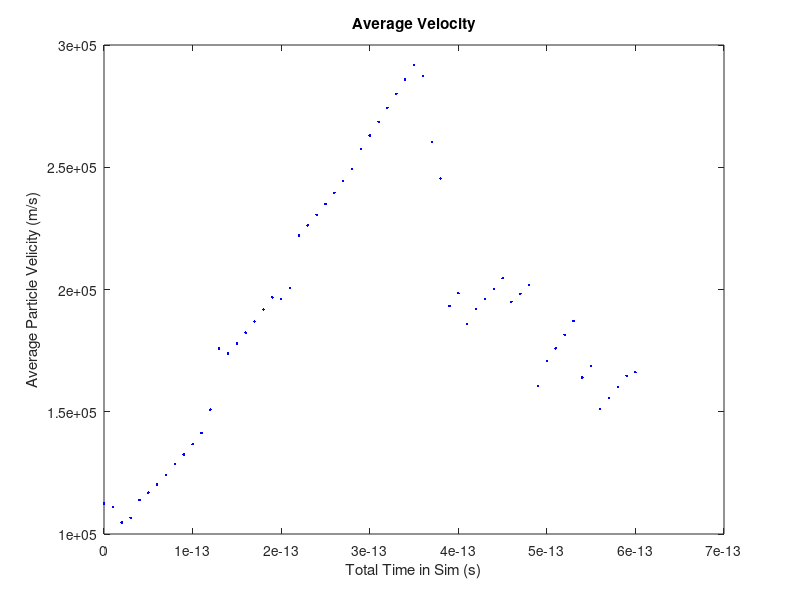
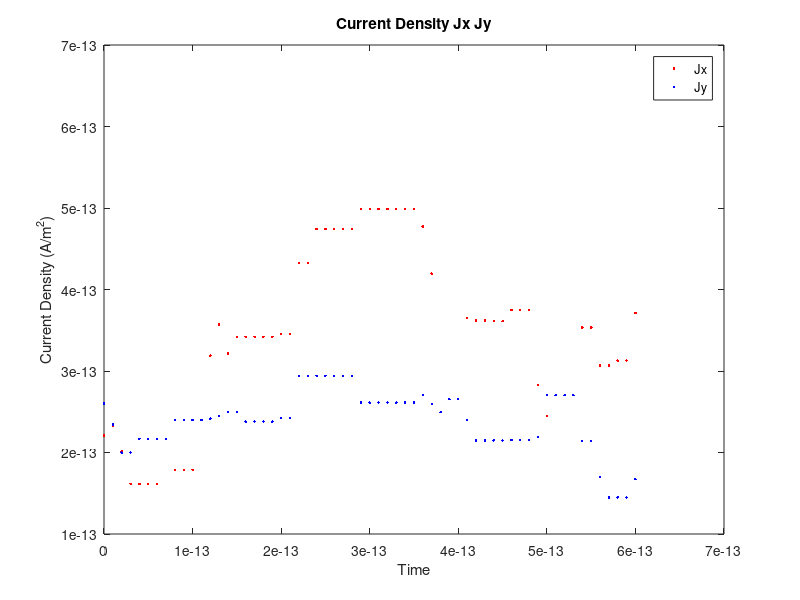
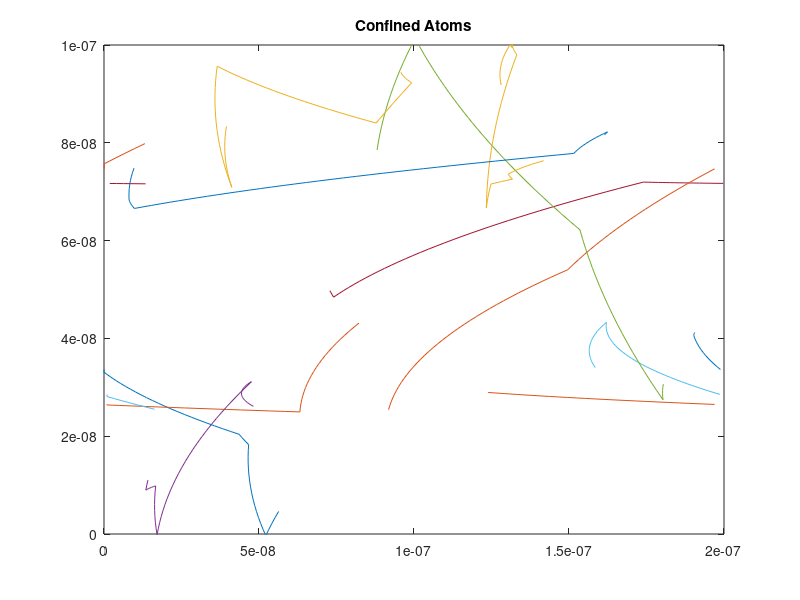
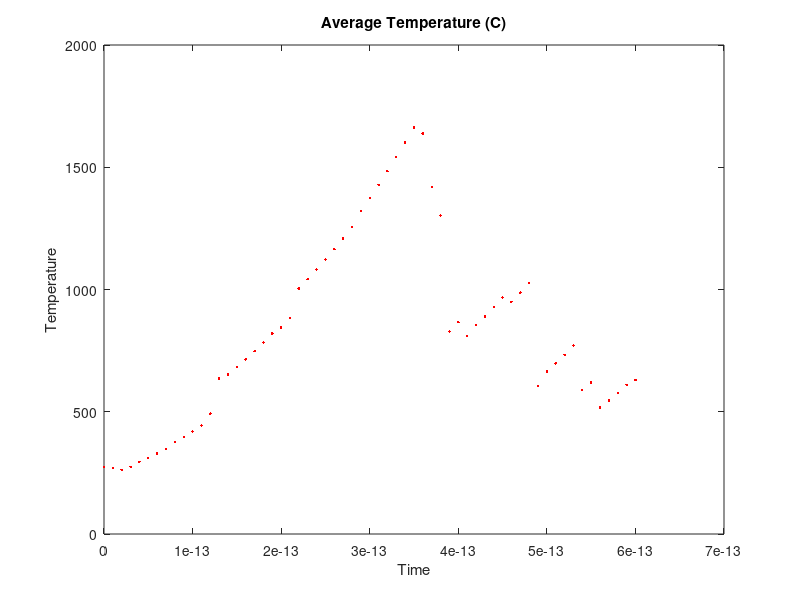

Write MATLAB code to recreate these figures, in order.
clc
clear

% Part 1
NumElec = 10;
q = 1.602E-19;
mo = 9.11e-31;
mn = 0.26*mo;
kb = 1.381e-23;
T = 300;
Pscat = 1-exp(-1e-14/0.2e-12);
Vx = 0.8;
Vy = 0;
Efieldx = Vx/2E-7; %E=v/m
Forcex = Efieldx*q;
Efieldy = Vy/1E-7; %E=v/m
Forcey = Efieldy*q;
Vavg = 0;


%Acceleration Due to Efield
accelx = Forcex/mo;
accely = Forcey/mo;

%Initialise the particles
initialX = 200e-9*rand(NumElec,1);
initialY = 100e-9*rand(NumElec,1);
axis ([0 200e-9 0 100e-9])

%Initialise angles
angleRad = 2*pi*rand(NumElec,1);

%Set velocity
vth = sqrt((kb*T)/mn);

%Maxwell Boltzman Inital Velocity
MD1 = randn(NumElec,1).*(vth/sqrt(2));
MD2 = randn(NumElec,1).*(vth/sqrt(2));
MaxwellBoltzman = sqrt((MD1).^2+(MD2).^2);
initialRV = MaxwellBoltzman;

% figure(1)
% velocity = histogram(initialRV,20);

scat = 0;


velocityX = initialRV.*cos(angleRad);
velocityY = initialRV.*sin(angleRad);

newX = initialX + velocityX*1e-14;
newY = initialY + velocityY*1e-14;



for time = 0:1e-14:6e-13
   
    
    %Check for Scatter
    Escat = rand(NumElec,1) < Pscat;
    NoScat = ~Escat;
%      if newX(Escat) > 0
        %Rethermalize
        MD1 = randn(NumElec,1).*(vth/sqrt(2));
        MD2 = randn(NumElec,1).*(vth/sqrt(2));
        MaxwellBoltzman = sqrt((MD1).^2+(MD2).^2);
        initialRV = MaxwellBoltzman;

        %Find New Velocities
%         voldX = velocityx;
%         vnewX = (accel)*1E-14 + voldX;
        angleRad = 2*pi*rand(NumElec,1);
        velocityX(Escat) = initialRV(Escat).*cos(angleRad(Escat)) + (accelx*1E-14);
        velocityY(Escat) = initialRV(Escat).*sin(angleRad(Escat)) + (accely*1E-14);
        
         %Find new positions
         newX(Escat) = initialX(Escat) + velocityX(Escat)*1e-14;
         newY(Escat) = initialY(Escat) + velocityY(Escat)*1e-14;
        
%         figure(1)
%         velocity = histogram(initialRV,25);

        %Mean Free Path/Time Between Collisions
%         Vavgold = Vavg;
%         scat = scat+ sum(Escat);
%         tauMN = (time*NumElec)/scat;
%         Vavg = mean(sqrt((velocityX.^2) + (velocityY.^2)));
%        
%         MFP = tauMN*Vavg;
        

%  
%         figure(2)
%         subplot(2,1,1)
%         title('Mean Free Time')
%         xlabel('Total Time in Sim (s)')
%         ylabel('Mean Free Time (s)')
%         plot(time, tauMN, 'b.')
%         hold on
%         
%         figure(2)
%         subplot(2,1,2)
%         xlabel('Total Time in Sim (s)')
%         ylabel('Mean Free Path (m)')
%         title('Mean Free Path')
%         plot(time, MFP, 'g.')
%         hold on
        
%      else
       
        velocityX(NoScat) = velocityX(NoScat) + accelx*1e-14;
        velocityY(NoScat) = velocityY(NoScat) + accely*1e-14;
         %Find new positions
         newX(NoScat) = initialX(NoScat) + velocityX(NoScat)*1e-14 ;%+ (accelx*(1E-14^2))
         newY(NoScat) = initialY(NoScat) + velocityY(NoScat)*1e-14 ;%+ (accely*(1E-14^2))
        
        Vavgold = Vavg;
        Vavg = mean(sqrt((velocityX.^2) + (velocityY.^2)));
      
         
%      end
     
%      Vavgold = Vavg;
     
    %Track Average Velocity
    figure(1)
    title('Average Velocity')
    xlabel('Total Time in Sim (s)')
    ylabel('Average Particle Velicity (m/s)')
    plot(time, Vavg, 'b.')
%     plot([time-1e-14 time], [Vavgold Vavg], 'b')
    hold on
     
    
    %Find Drift Current Density
    PDCX = velocityX > 0; %find positive velocities
    NDCX = velocityX <= 0;%find negative velocities
    driftCurrentX = (mean(velocityX(PDCX))- mean(velocityX(NDCX)))*q*NumElec*(1e-7*2e-7);%Find average drift velocity and convert to current
    Jx = driftCurrentX/(1e-7*2e-7); %J=I/A
    
    PDCY = velocityY > 0;
    NDCY = velocityY < 0;
    driftElecY = (mean(velocityY(PDCY))- mean(velocityY(NDCY)))*q*NumElec*(1e-7*2e-7);
    Jy = driftElecY/(2e-7*1e-7); 
    
    
    figure(2)
    plot(time, Jx, 'r.', time, Jy, 'b.')
    title('Current Density Jx Jy')
    legend('Jx', 'Jy')
    xlabel('Time')
    ylabel('Current Density (A/m^2)')
    hold on
    
    %Find Average temperature
    Vavg = mean(((velocityX.^2) + (velocityY.^2)));
    T = (mn*Vavg)/(kb);

    
    %Check X boundary conditions
    [NH,IH] = max(newX);
    [NL,IL] = min(newX);
    
    upperX = newX >= 200e-9;
    newX(upperX)= newX(upperX)-200e-9;
    initialX(upperX) = newX(upperX);
    
    lowX = newX <= 0;
    newX(lowX) = newX(lowX)+200e-9;
    initialX(lowX) = newX(lowX);
        
    
    
    %Check Y boundary conditions
    [NumH,IndexH] = max(newY);
    [NumL,IndexL] = min(newY);
    
    upperY = newY >= 100e-9;
    velocityY(upperY)= -velocityY(upperY);
    
    lowY = newY <= 0;
    velocityY(lowY) = -velocityY(lowY);
    
    
   
    
    xp = [initialX newX];
    yp = [initialY newY];
    c =  lines(NumElec);

    figure(3)
    title('Confined Atoms');
    P = plot(xp.', yp.');
    set(P, {'color'}, num2cell(c,2));    
    hold on

    axis ([0 200e-9 0 100e-9])
    
    
    figure(4)
    title('Average Temperature (C)');
    plot(time, T, 'r.')
    xlabel('Time')
    ylabel('Temperature')
    hold on  
  




    initialX = newX;
    initialY = newY;
    
    
    pause(0.001)
    time

end

del = 0.05e-7;
nx = 40;
ny = 20;
ED = zeros(ny,nx);
Temp = zeros(ny,nx);

for i = 1:nx
    for j = 1:ny
        LowerBoxLeftX1 = newX < (i*del);
        LowerBoxLeftX2 = newX > (i*del - del); 
        LowerBoxLeftX = LowerBoxLeftX1>0 & LowerBoxLeftX2>0;      
        
        
        LowerBoxLeftY1 = newY < (j*del);
        LowerBoxLeftY2 = newY > (j*del - del);
        LowerBoxLeftY = LowerBoxLeftY1>0 & LowerBoxLeftY2>0;
        
        particles = LowerBoxLeftX>0 & LowerBoxLeftY>0;
        
        Xvelocity = velocityX(particles);
        Yvelocity = velocityY(particles);

        
        TotalElectrons = LowerBoxLeftX>0 & LowerBoxLeftY>0;
        Vavg = mean((Xvelocity.^2) + (Yvelocity.^2));
        
        
        Temp(j,i) = (mn*Vavg)/(kb);
        ED(j,i) = sum(TotalElectrons);
       
    end
end

x = linspace(0,2e-7,40);
y = linspace(0,1e-7,20);
[X,Y] = meshgrid(x,y);
[Xp,Yp] = meshgrid(newX,newY);

figure(5)
surf(X,Y,ED);
title('Electron Density')
xlabel('X Position')
ylabel('Y Position')

notTemp = isnan(Temp);
Temp(notTemp) = 0;

figure(6)
surf(X,Y,Temp);
title('Temperature Map')
xlabel('X Position')
ylabel('Y Position')

hold off



%End of Part 1
















% 
% % Part 2
% clear
% clc
% 
% NumElec = 200;
% nx = 20;
% ny = 40;
% Vx = 0.8;
% Vy = 0;
% delx = 0.05e-7;
% dely = 0.05e-7;
% Acond = 1;
% Bcond = 10E-2;
% 
% G = sparse(nx*ny,nx*ny);
% Vv = zeros(nx*ny,1);
% V = zeros(nx,ny);
% B = zeros((nx*ny),1);
% 
% x = linspace(0,2e-7,40);
% y = linspace(0,1e-7,20);
% [X,Y] = meshgrid(x,y);
% 
% 
% %Part 2 from assignment 2
% 
% cMap = zeros(nx, ny);
% 
% for j = 1:ny
%     for i = 1:nx
%         cMap(i,j) = Acond;
%         if ((j<((2/3)*ny))&&((j>((1/3)*ny))&&(i<((1/3)*nx))))|| ((j<((2/3)*ny))&&((j>((1/3)*ny))&&(i>((2/3)*nx))))
%             cMap(i,j) = Bcond;
%         end
%     end
% end
% figure(7)
% surf(X,Y,cMap)    
% title('Conduction Map')
% xlabel('ny Value')
% ylabel('nx Value')
% 
% %Initialize Left Boundary Conditions
% for i = 1:nx*ny
%     B(i,1) = 0;
%     B(i,ny) = 0;
% end
%         
% %Set diagonal
% for j = 1:ny
%     for i = 1:nx
%         n = i+(j-1)*nx;
%         %Set the Boundary Nodes
%         if j == 1
%             G(n,:) = 0;
%             G(n,n) = 1; 
% %             B(n,1) = 0;
%             
%         elseif j == ny
%             G(n,:) = 0;
%             G(n,n) = 1;
%             B(n,1) = Vx;
%             
%         elseif i == 1
%             %Mapping
%             nxm = (i)+(j-2)*nx;
%             nxp = (i)+(j)*nx;
%             nyp = (i+1)+(j-1)*nx;
%             G(n,:) = 0;
%             G(n,n) = 1;
%             B(n,1) = 0;
%             
%             rxm = ((cMap(i,j) + cMap(i,j-1))/2);
%             rxp = ((cMap(i,j) + cMap(i,j+1))/2);            
%             ryp = ((cMap(i,j) + cMap(i+1,j))/2);
% 
%             G(n,n) = -(rxp+rxm+ryp);
%             G(n,nxm) = rxm;
%             G(n,nyp) = ryp;
%             G(n,nxp) = rxp;
%             
%         elseif i == nx
%             %Mapping
%             nym = (i-1)+(j-1)*nx;
%             nxp = (i)+(j)*nx;
%             nxm = (i)+(j-2)*nx;
%             G(n,:) = 0;
%             G(n,n) = 1;
%             B(n,1) = 0;
%             
%             rxm = ((cMap(i,j) + cMap(i,j-1))/2);
%             rxp = ((cMap(i,j) + cMap(i,j+1))/2);            
%             rym = ((cMap(i,j) + cMap(i-1,j))/2);
% 
%             G(n,n) = -(rxm+rym+rxp);
%             G(n,nym) = rym;
%             G(n,nxm) = rxm;
%             G(n,nxp) = rxp;            
% 
%         else
%             %Mapping
%             nym = (i-1)+(j-1)*nx;
%             nyp = (i+1)+(j-1)*nx;
%             nxm = (i)+(j-2)*nx;
%             nxp = (i)+(j)*nx;
% 
%             rym = ((cMap(i,j) + cMap(i-1,j))/2);
%             ryp = ((cMap(i,j) + cMap(i+1,j))/2);            
%             rxm = ((cMap(i,j) + cMap(i,j-1))/2);        
%             rxp = ((cMap(i,j) + cMap(i,j+1))/2);       
%       
%    
%             G(n,n) = -(rxm+rxp+rym+ryp);
%             G(n,nym) = rym;
%             G(n,nyp) = ryp;
%             G(n,nxm) = rxm;
%             G(n,nxp) = rxp; 
%             B(n,1) = 0;
%             
% 
% 
%         end
%    
%     end
% end
% 
% Vv = G\B;
% 
% for j = 1:ny
%     for i = 1:nx
%         n = i+(j-1)*nx;
%         V(i,j) = Vv(n,1);
%     end
% end
% 
% figure(8)
% surf(X,Y,V)
% title('V Plot')
% xlabel('ny Value')
% ylabel('nx Value')
% 
% 
% 
% %Gradient of V
% for j = 1:ny
%     for i = 1:nx
%         if j == 1
%             Ex(i,j) = (V(i,j+1)-V(i,j));
%         elseif j == ny
%             Ex(i,j) = (V(i,j)-V(i,j-1));
%         else
%             Ex(i,j) = (V(i,j+1)-V(i,j-1))*0.5;
%         end
%         if i == 1
%             Ey(i,j) = (V(i+1,j)-V(i,j));
%         elseif i == nx
%             Ey(i,j) = (V(i,j)-V(i-1,j));
%         else
%             Ey(i,j) = (V(i+1,j)-V(i-1,j))*0.5;
%         end
%     end
% end
% 
% Ex = -Ex;
% Ey = -Ey;
% % figure(6)
% % surf(X,Y,Ex)
% % title('Ex Field')
% % xlabel('ny Value')
% % ylabel('nx Value')
% 
% % figure(7)
% % surf(X,Y,Ey)
% % title('Ey Field')
% % xlabel('ny Value')
% % ylabel('nx Value')
% 
% E = sqrt(Ex.^2+Ey.^2);
% figure(9)
% surf(X,Y,E)
% title('Total E Field')
% xlabel('ny Value')
% ylabel('nx Value')
% 
% eflowx = cMap.*Ex;
% eflowy = cMap.*Ey;
% 
% % figure(9)
% % surf(X,Y,eflowx)
% % title('Eflow X')
% % xlabel('ny Value')
% % ylabel('nx Value')
% % 
% % figure(10)
% % surf(X,Y,eflowy)
% % title('Eflow Y')
% % xlabel('ny Value')
% % ylabel('nx Value')
% 
% 
% eflow = sqrt(eflowx.^2 + eflowy.^2);
% 
% % figure(11)
% % surf(X,Y,eflow)
% % title('Eflow Total')
% % xlabel('ny Value')
% % ylabel('nx Value')
% 
% C0 = sum(eflowx(1,:));
% Cnx = sum(eflowx(nx,:));
% Curr = (C0+Cnx)*0.5;
% 
% 
% figure(10)
% quiver(X,Y,Ex,Ey)
% title('2D Vector Plot of Potential Field')
% xlabel('X value')
% ylabel('Y Value')
% axis ([0 200e-9 0 100e-9])
% 
% 
% 
% 
% %Part 2 C)
% 
% clc
% clear
% 
% NumElec = 500;
% q = 1.602E-19;
% mo = 9.11e-31;
% mn = 0.26*mo;
% kb = 1.381e-23;
% T = 300;
% Pscat = 1-exp(-1e-14/0.2e-12);
% Vx = 0.8;
% Vy = 0;
% Efieldx = Vx/2E-7; %E=v/m
% Forcex = Efieldx*q;
% Efieldy = Vy/1E-7; %E=v/m
% Forcey = Efieldy*q;
% Vavg = 0;
% 
% 
% %Acceleration Due to Efield
% accelx = Forcex/mo;
% accely = Forcey/mo;
% 
% %Initialize Bottleneck
% BLX = [0.8e-7 0.8e-7; 0.8e-7 1.2e-7; 1.2e-7 1.2e-7]; 
% BLY = [0 0.4e-7; 0.4e-7 0.4e-7; 0.4e-7 0];
% BHX = [0.8e-7 0.8e-7; 0.8e-7 1.2e-7; 1.2e-7 1.2e-7]; 
% BHY = [1e-7 0.6e-7; 0.6e-7 0.6e-7; 0.6e-7 1e-7];
% 
% %Initialise the particles
% initialX = 200e-9*rand(NumElec,1);
% initialY = 0.2e-7.*rand(NumElec,1) + 0.4e-7;
% axis ([0 200e-9 0 100e-9])
% 
% 
% %Initialise angles
% angleRad = 2*pi*rand(NumElec,1);
% 
% %Set velocity
% vth = sqrt((kb*T)/mn);
% 
% %Maxwell Boltzman Inital Velocity
% MD1 = randn(NumElec,1).*(vth/sqrt(2));
% MD2 = randn(NumElec,1).*(vth/sqrt(2));
% MaxwellBoltzman = sqrt((MD1).^2+(MD2).^2);
% initialRV = MaxwellBoltzman;
% 
% % figure(1)
% % velocity = histogram(initialRV,20);
% 
% scat = 0;
% 
% 
% velocityX = initialRV.*cos(angleRad);
% velocityY = initialRV.*sin(angleRad);
% 
% newX = initialX + velocityX*1e-14;
% newY = initialY + velocityY*1e-14;
% 
% 
% 
% for time = 0:1e-14:1e-12
%    
%     
%     %For Scattered Particles
%     Escat = rand(NumElec,1) < Pscat;
%     NoScat = ~Escat;
% %      if newX(Escat) > 0
%         %Rethermalize
%         MD1 = randn(NumElec,1).*(vth/sqrt(2));
%         MD2 = randn(NumElec,1).*(vth/sqrt(2));
%         MaxwellBoltzman = sqrt((MD1).^2+(MD2).^2);
%         initialRV = MaxwellBoltzman;
% 
%         %Find New Velocities
% %         voldX = velocityx;
% %         vnewX = (accel)*1E-14 + voldX;
%         angleRad = 2*pi*rand(NumElec,1);
%         velocityX(Escat) = initialRV(Escat).*cos(angleRad(Escat)) + (accelx*1E-14);
%         velocityY(Escat) = initialRV(Escat).*sin(angleRad(Escat)) + (accely*1E-14);
%         
%          %Find new positions
%          newX(Escat) = initialX(Escat) + velocityX(Escat)*1e-14;
%          newY(Escat) = initialY(Escat) + velocityY(Escat)*1e-14;
%         
% 
%          
%          
%   %For Non-Scattering Particles
%         velocityX(NoScat) = velocityX(NoScat) + accelx*1e-14;
%         velocityY(NoScat) = velocityY(NoScat) + accely*1e-14;
%          
%         %Find new positions
%          newX(NoScat) = initialX(NoScat) + velocityX(NoScat)*1e-14 ;%+ (accelx*(1E-14^2))
%          newY(NoScat) = initialY(NoScat) + velocityY(NoScat)*1e-14 ;%+ (accely*(1E-14^2))
%         
%         Vavgold = Vavg;
%         Vavg = mean(sqrt((velocityX.^2) + (velocityY.^2)));
%       
%          
% 
%      
%     %Track Average Velocity
%     figure(11)
%     title('Average Velocity')
%     xlabel('Total Time in Sim (s)')
%     ylabel('Average Particle Velicity (m/s)')
%     plot(time, Vavg, 'b.')
% %     plot([time-1e-14 time], [Vavgold Vavg], 'b')
%     hold on
%      
%     
%     %Find Drift Current Density
%     PDCX = velocityX > 0; %find positive velocities
%     NDCX = velocityX <= 0;%find negative velocities
%     driftCurrentX = (mean(velocityX(PDCX))- mean(velocityX(NDCX)))*q*NumElec*(1e-7*2e-7);%Find average drift velocity and convert to current
%     Jx = driftCurrentX/(1e-7*2e-7); %J=I/A
%     
%     PDCY = velocityY > 0;
%     NDCY = velocityY < 0;
%     driftElecY = (mean(velocityY(PDCY))- mean(velocityY(NDCY)))*q*NumElec*(1e-7*2e-7);
%     Jy = driftElecY/(2e-7*1e-7); 
%     
%     
%     figure(12)
%     plot(time, Jx, 'r.', time, Jy, 'b.')
%     title('Current Density Jx Jy')
%     legend('Jx', 'Jy')
%     xlabel('Time')
%     ylabel('Current Density (A/m^2)')
%     hold on
%     
%     %Find Average temperature
%     Vavg = mean(((velocityX.^2) + (velocityY.^2)));
%     T = (mn*Vavg)/(kb);
% 
%     
%     %Check X boundary conditions
%     [NH,IH] = max(newX);
%     [NL,IL] = min(newX);
%     
%     upperX = newX >= 200e-9;
%     newX(upperX)= newX(upperX)-200e-9;
%     initialX(upperX) = newX(upperX);
%     
%     lowX = newX <= 0;
%     newX(lowX) = newX(lowX)+200e-9;
%     initialX(lowX) = newX(lowX);
%         
%     
%     
%     %Check Y boundary conditions
%     [NumH,IndexH] = max(newY);
%     [NumL,IndexL] = min(newY);
%     
%     upperY = newY >= 100e-9;
%     velocityY(upperY)= -velocityY(upperY);
%     
%     lowY = newY <= 0;
%     velocityY(lowY) = -velocityY(lowY);
%     
%     
%     
%     %Check Upper Box Conditions
%     %Left Condition
%     UpperBoxLeftX0 = initialX <= 0.8e-7;
%     UpperBoxLeftX1 = newX >= 0.8e-7; 
%     UpperBoxLeftX = UpperBoxLeftX0>0 & UpperBoxLeftX1>0;
%     
%     UpperBoxLeftY = newY >= 0.6e-7;
%     
%     bouncebackL = UpperBoxLeftX>0 & UpperBoxLeftY>0;
%     velocityX(bouncebackL) = -velocityX(bouncebackL);
%    
%     
%     %Center Condition
%     UpperBoxCenterX1 = newX >= 0.8e-7 ;
%     UpperBoxCenterX2 = newX <= 1.2e-7;
%     UpperBoxCenterX = UpperBoxCenterX1>0 & UpperBoxCenterX2>0;
%     
%     UpperBoxCenterY0 = initialY <= 0.6e-7;
%     UpperBoxCenterY1 = newY >= 0.6e-7;
%     UpperBoxCenterY = UpperBoxCenterY0>0 & UpperBoxCenterY1>0;
%     
%     
%     bouncebackC = UpperBoxCenterX>0 & UpperBoxCenterY>0;
%     velocityY(bouncebackC) = -velocityY(bouncebackC);
%     
%     %Right Condition
%     UpperBoxRightX0 = initialX >= 1.2e-7;
%     UpperBoxRightX1 = newX <= 1.2e-7; 
%     UpperBoxRightX = UpperBoxRightX0>0 & UpperBoxRightX1>0;
%     
%     UpperBoxRightY = newY >= 0.6e-7;
%     
%     bouncebackR = UpperBoxRightX>0 & UpperBoxRightY>0;
%     velocityX(bouncebackR) = -velocityX(bouncebackR);
%       
%     
%     
%     
%     
%     
%     %Check Lower Box Conditions
%     %Left Condition
%     LowerBoxLeftX0 = initialX <= 0.8e-7;
%     LowerBoxLeftX1 = newX >= 0.8e-7; 
% 
%     LowerBoxLeftX = LowerBoxLeftX0>0 & LowerBoxLeftX1>0;
%     LowerBoxLeftY = newY <= 0.4e-7;
%     
%     bouncebackL = LowerBoxLeftX>0 & LowerBoxLeftY>0;
%     velocityX(bouncebackL) = -velocityX(bouncebackL);
%    
%     
%     %Center Condition
%     LowerBoxCenterX1 = newX >= 0.8e-7 ;
%     LowerBoxCenterX2 = newX <= 1.2e-7;
%     LowerBoxCenterX = LowerBoxCenterX1>0 & LowerBoxCenterX2>0;
%     
%     LowerBoxCenterY0 = initialY >= 0.4e-7;
%     LowerBoxCenterY1 = newY <= 0.4e-7;
%     LowerBoxCenterY = LowerBoxCenterY0>0 & LowerBoxCenterY1>0;
%     
%     
%     bouncebackC = LowerBoxCenterX>0 & LowerBoxCenterY>0;
%     velocityY(bouncebackC) = -velocityY(bouncebackC);
%     
%     %Right Condition
%     LowerBoxRightX0 = initialX >= 1.2e-7;
%     LowerBoxRightX1 = newX <= 1.2e-7; 
% 
%     LowerBoxRightX = LowerBoxRightX0>0 & LowerBoxRightX1>0;
%     LowerBoxRightY = newY <= 0.4e-7;
%     
%     bouncebackR = LowerBoxRightX>0 & LowerBoxRightY>0;
%     velocityX(bouncebackR) = -velocityX(bouncebackR);
%     
%     
%     
%     
%    
%     
%     xp = [initialX newX];
%     yp = [initialY newY];
%     c =  lines(NumElec);
% 
%     figure(13)
%     hold on
%     title('Confined Atoms');
%     plot(BLX,BLY,'k',BHX,BHY,'k')
%     P = plot(xp.', yp.');  
%     set(P, {'color'}, num2cell(c,2));    
%     hold on
% 
% 
%     axis ([0 200e-9 0 100e-9])
%     
%     
%     figure(14)
%     title('Average Temperature(K)');
%     plot(time, T, 'r.')
%     xlabel('Time')
%     ylabel('Temperature')
%     hold on  
%   
% 
%     initialX = newX;
%     initialY = newY;
%     
%     
%     pause(0.001)
%     time
% 
% end
% 
% del = 0.05e-7;
% nx = 40;
% ny = 20;
% ED = zeros(ny,nx);
% Temp = zeros(ny,nx);
% 
% for i = 1:nx
%     for j = 1:ny
%         LowerBoxLeftX1 = newX < (i*del);
%         LowerBoxLeftX2 = newX > (i*del - del); 
%         LowerBoxLeftX = LowerBoxLeftX1>0 & LowerBoxLeftX2>0;      
%         
%         
%         LowerBoxLeftY1 = newY < (j*del);
%         LowerBoxLeftY2 = newY > (j*del - del);
%         LowerBoxLeftY = LowerBoxLeftY1>0 & LowerBoxLeftY2>0;
%         
%         particles = LowerBoxLeftX>0 & LowerBoxLeftY>0;
%         
%         Xvelocity = velocityX(particles);
%         Yvelocity = velocityY(particles);
% 
%         
%         TotalElectrons = LowerBoxLeftX>0 & LowerBoxLeftY>0;
%         Vavg = mean((Xvelocity.^2) + (Yvelocity.^2));
%         
%         
%         Temp(j,i) = (mn*Vavg)/(kb);
%         ED(j,i) = sum(TotalElectrons);
%        
%     end
% end
% 
% x = linspace(0,2e-7,40);
% y = linspace(0,1e-7,20);
% [X,Y] = meshgrid(x,y);
% [Xp,Yp] = meshgrid(newX,newY);
% 
% figure(15)
% surf(X,Y,ED);
% title('Electron Density')
% xlabel('X Position')
% ylabel('Y Position')
% 
% notTemp = isnan(Temp);
% Temp(notTemp) = 0;
% 
% figure(16)
% surf(X,Y,Temp);
% title('Temperature Map')
% xlabel('X Position')
% ylabel('Y Position')
% 
% hold off
% % 
% % 
% % 
% % %End of Part 2
% 
% 
% 
% 
% 
% 
% 
% 
% 
% 
% 

% %Part 3
% 
% clear
% clc
% 
% % NumElec = 200;
% nx = 20;
% ny = 40;
% Vx = 0.8;
% Vy = 0;
% delx = 0.05e-7;
% dely = 0.05e-7;
% Acond = 1;
% Bcond = 10E-2;
% oldCurr = 0;
% 
% for m = 1:4
% 
% G = sparse(nx*ny,nx*ny);
% Vv = zeros(nx*ny,1);
% V = zeros(nx,ny);
% B = zeros((nx*ny),1);
% 
% x = linspace(0,2e-7,40);
% y = linspace(0,1e-7,20);
% [X,Y] = meshgrid(x,y);
% 
% 
% %Part 2 from assignment 2
% 
% cMap = zeros(nx, ny);
% 
% for j = 1:ny
%     for i = 1:nx
%         cMap(i,j) = Acond;
%         if ((j<((2/3)*ny))&&((j>((1/3)*ny))&&(i<((m/9)*nx))))|| ((j<((2/3)*ny))&&((j>((1/3)*ny))&&(i>(nx-(m/9)*nx))))
%             cMap(i,j) = Bcond;
%         end
%     end
% end
% figure(17)
% surf(X,Y,cMap)    
% title('Conduction Map')
% xlabel('ny Value')
% ylabel('nx Value')
% 
% %Initialize Left Boundary Conditions
% for i = 1:nx*ny
%     B(i,1) = 0;
%     B(i,ny) = 0;
% end
%         
% %Set diagonal
% for j = 1:ny
%     for i = 1:nx
%         n = i+(j-1)*nx;
%         %Set the Boundary Nodes
%         if j == 1
%             G(n,:) = 0;
%             G(n,n) = 1; 
% %             B(n,1) = 0;
%             
%         elseif j == ny
%             G(n,:) = 0;
%             G(n,n) = 1;
%             B(n,1) = Vx;
%             
%         elseif i == 1
%             %Mapping
%             nxm = (i)+(j-2)*nx;
%             nxp = (i)+(j)*nx;
%             nyp = (i+1)+(j-1)*nx;
%             G(n,:) = 0;
%             G(n,n) = 1;
%             B(n,1) = 0;
%             
%             rxm = ((cMap(i,j) + cMap(i,j-1))/2);
%             rxp = ((cMap(i,j) + cMap(i,j+1))/2);            
%             ryp = ((cMap(i,j) + cMap(i+1,j))/2);
% 
%             G(n,n) = -(rxp+rxm+ryp);
%             G(n,nxm) = rxm;
%             G(n,nyp) = ryp;
%             G(n,nxp) = rxp;
%             
%         elseif i == nx
%             %Mapping
%             nym = (i-1)+(j-1)*nx;
%             nxp = (i)+(j)*nx;
%             nxm = (i)+(j-2)*nx;
%             G(n,:) = 0;
%             G(n,n) = 1;
%             B(n,1) = 0;
%             
%             rxm = ((cMap(i,j) + cMap(i,j-1))/2);
%             rxp = ((cMap(i,j) + cMap(i,j+1))/2);            
%             rym = ((cMap(i,j) + cMap(i-1,j))/2);
% 
%             G(n,n) = -(rxm+rym+rxp);
%             G(n,nym) = rym;
%             G(n,nxm) = rxm;
%             G(n,nxp) = rxp;            
% 
%         else
%             %Mapping
%             nym = (i-1)+(j-1)*nx;
%             nyp = (i+1)+(j-1)*nx;
%             nxm = (i)+(j-2)*nx;
%             nxp = (i)+(j)*nx;
% 
%             rym = ((cMap(i,j) + cMap(i-1,j))/2);
%             ryp = ((cMap(i,j) + cMap(i+1,j))/2);            
%             rxm = ((cMap(i,j) + cMap(i,j-1))/2);        
%             rxp = ((cMap(i,j) + cMap(i,j+1))/2);       
%       
%    
%             G(n,n) = -(rxm+rxp+rym+ryp);
%             G(n,nym) = rym;
%             G(n,nyp) = ryp;
%             G(n,nxm) = rxm;
%             G(n,nxp) = rxp; 
%             B(n,1) = 0;
%             
% 
% 
%         end
%    
%     end
% end
% 
% Vv = G\B;
% 
% for j = 1:ny
%     for i = 1:nx
%         n = i+(j-1)*nx;
%         V(i,j) = Vv(n,1);
%     end
% end
% 
% figure(18)
% surf(X,Y,V)
% title('V Plot')
% xlabel('ny Value')
% ylabel('nx Value')
% 
% 
% 
% %Gradient of V
% for j = 1:ny
%     for i = 1:nx
%         if j == 1
%             Ex(i,j) = (V(i,j+1)-V(i,j));
%         elseif j == ny
%             Ex(i,j) = (V(i,j)-V(i,j-1));
%         else
%             Ex(i,j) = (V(i,j+1)-V(i,j-1))*0.5;
%         end
%         if i == 1
%             Ey(i,j) = (V(i+1,j)-V(i,j));
%         elseif i == nx
%             Ey(i,j) = (V(i,j)-V(i-1,j));
%         else
%             Ey(i,j) = (V(i+1,j)-V(i-1,j))*0.5;
%         end
%     end
% end
% 
% Ex = -Ex;
% Ey = -Ey;
% % figure(6)
% % surf(X,Y,Ex)
% % title('Ex Field')
% % xlabel('ny Value')
% % ylabel('nx Value')
% 
% % figure(7)
% % surf(X,Y,Ey)
% % title('Ey Field')
% % xlabel('ny Value')
% % ylabel('nx Value')
% 
% E = sqrt(Ex.^2+Ey.^2);
% figure(19)
% surf(X,Y,E)
% title('Total E Field')
% xlabel('ny Value')
% ylabel('nx Value')
% 
% eflowx = cMap.*-Ex;
% eflowy = cMap.*-Ey;
% 
% % figure(9)
% % surf(X,Y,eflowx)
% % title('Eflow X')
% % xlabel('ny Value')
% % ylabel('nx Value')
% % 
% % figure(10)
% % surf(X,Y,eflowy)
% % title('Eflow Y')
% % xlabel('ny Value')
% % ylabel('nx Value')
% 
% 
% eflow = sqrt(eflowx.^2 + eflowy.^2);
% 
% % figure(11)
% % surf(X,Y,eflow)
% % title('Eflow Total')
% % xlabel('ny Value')
% % ylabel('nx Value')
% 
% C0 = sum(eflowx(1,:));
% Cnx = sum(eflowx(nx,:));
% Curr = (C0+Cnx)*0.5;
% 
% figure(20)
% quiver(X,Y,Ex,Ey)
% axis ([0 200e-9 0 100e-9])
% 
% figure(21)
% hold on
% plot([(m-1)*2 (m)*2],[oldCurr Curr], 'k')
% title('Average Current at Different Bottleneck Widths')
% xlabel('Bottleneck Portion of 10')
% ylabel('Current (A)')
% hold off
% 
% oldCurr = Curr;
% 
% pause(1)
% end










